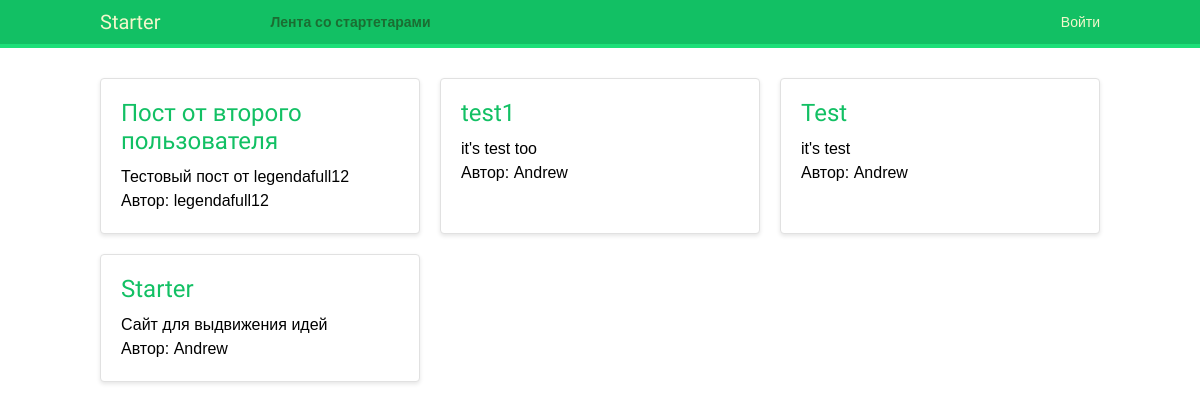
Screenshot of /account/ with the database file from the repository.
### webprog/models.py (models this page shows, shortened)
class Post(models.Model):
    title = models.CharField(max_length=250)
    slug = models.SlugField(max_length=250,
                            unique_for_date='created')
    author = models.ForeignKey(User,
                               on_delete=models.CASCADE,
                               related_name='blog_posts')
    topic = models.CharField(max_length=30)
    body = models.TextField()
    created = models.DateTimeField(auto_now_add=True)
    updated = models.DateTimeField(auto_now=True)
    class Meta:
        ordering = ['-created']
        indexes = [
            models.Index(fields=['-created'])
        ]
    def get_absolute_url(self):
        return reverse('webprog:post',
                       args=[self.created.year,
                             self.created.month,
                             self.created.day,
                             self.slug])

### webprog/views.py (the view)
# urls.py: path('', webprog.views.post_list, name='dashboard'),
def post_list(request):
    posts = Post.objects.all()
    return render(request, 'webprog/post/list.html', {'section':'list','posts': posts})

### webprog/templates/webprog/post/list.html (shortened to what this page needs)
{% extends "webprog/base.html" %}
{% block content %}
<div class="posts-container">
    {% for post in posts %}
    <article class="post">
        <a href="{{post.get_absolute_url}}">
            <h2>{{ post.title }}</h2></a>
        <p>{{ post.topic|urlize }}</p>
        <p>Автор: {{ post.author }}</p>
    </article>
    {% empty %}
    <p>Нет доступных постов.</p>
    {% endfor %}
</div>
{% endblock %}

### webprog/static/css/base_ITsite.css (style rules this page uses)
body { margin: 0; padding: 0; font-family: helvetica, sans-serif; }
p { line-height: 1.8; }
a { color: #12c064; text-decoration: none; }
h1, h2, h3, h4, h5, h6 { font-family: 'Muli', sans-serif; font-weight: normal; }
h2 { margin: 30px 0 20px; }
.posts-container { display: grid; grid-template-columns: repeat(auto-fit, minmax(300px, 1fr)); gap: 20px; }
.post { background-color: #fff; border: 1px solid #e1e1e1; border-radius: 4px; box-shadow: 0 2px 4px rgba(0, 0, 0, 0.1); padding: 20px; }
.post h2 { font-size: 1.5rem; margin: 0 0 10px; }
.post p { font-size: 1rem; margin: 0; line-height: 1.5; }
.post a { text-decoration: none; transition: color 0.3s ease; }

### rows the page displays
Post: title "Пост от второго пользователя", topic "Тестовый пост от legendafull12", author "legendafull12"
Post: title "test1", topic "it's test too", author "Andrew"
Post: title "Test", topic "it's test", author "Andrew"
Post: title "Starter", topic "Сайт для выдвижения идей", author "Andrew"
